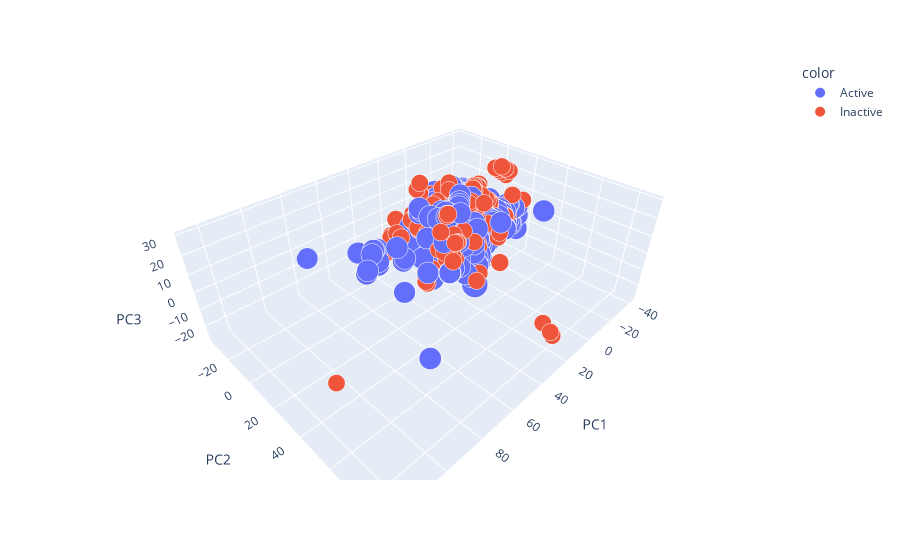

Write notebook code for a chart like this one.
### Markdown cell above
# GRAFICO EM 3D DISTRIBUIÇÃO DAS MOLECULAS E AGRUPAÇÃO ESPECIES ATIVAS E INATIVAS

### Code cell
#GRAFICO PCA
import plotly.express as px
import plotly.graph_objects as go

dados=pd.DataFrame(T)
dados.columns=["PC"+str(i+1) for i in range(dados.shape[1])]

fig=px.scatter_3d(dados,x="PC1",y="PC2",z="PC3",
                  color=df_ML_2class.iloc[:,-1],
                  size=df_ML_2class.iloc[:,-2]*3.,
                  size_max=30,
                  opacity=1,
                  hover_data= [df_ML_2class.iloc[:,0],df_ML_2class.iloc[:,-1],df_ML_2class.iloc[:,10]]
                 )
fig.show()
#grafico em 3D tendo enconta a cor como a classificação inicial das especies entre ativas e inativas para tentar escolher
#o modelo de classificação segundo a distribuição dos dados

### Figure 1 — Plotly figure (JSON) as saved in the notebook; plotly's stock layout.template omitted (floating-point values rounded to 4 significant figures; data arrays with more than 128 entries replaced by an {"elided": "..."} marker saying what was removed)
{"data": [{"customdata": {"elided": "1103x3 mixed values"}, "hovertemplate": "color=Active<br>PC1=%{x}<br>PC2=%{y}<br>PC3=%{z}<br>size=%{marker.size}<br>hover_data_0=%{customdata[0]}<br>hover_data_1=%{customdata[1]}<br>hover_data_2=%{customdata[2]}<extra></extra>", "legendgroup": "Active", "marker": {"color": "#636efa", "opacity": 1, "size": {"elided": "1103 float values"}, "sizemode": "area", "sizeref": 0.04667, "symbol": "circle"}, "mode": "markers", "name": "Active", "scene": "scene", "showlegend": true, "type": "scatter3d", "x": {"elided": "1103 float values"}, "y": {"elided": "1103 float values"}, "z": {"elided": "1103 float values"}}, {"customdata": {"elided": "1161x3 mixed values"}, "hovertemplate": "color=Inactive<br>PC1=%{x}<br>PC2=%{y}<br>PC3=%{z}<br>size=%{marker.size}<br>hover_data_0=%{customdata[0]}<br>hover_data_1=%{customdata[1]}<br>hover_data_2=%{customdata[2]}<extra></extra>", "legendgroup": "Inactive", "marker": {"color": "#EF553B", "opacity": 1, "size": {"elided": "1161 float values"}, "sizemode": "area", "sizeref": 0.04667, "symbol": "circle"}, "mode": "markers", "name": "Inactive", "scene": "scene", "showlegend": true, "type": "scatter3d", "x": {"elided": "1161 float values"}, "y": {"elided": "1161 float values"}, "z": {"elided": "1161 float values"}}], "layout": {"legend": {"itemsizing": "constant", "title": {"text": "color"}, "tracegroupgap": 0}, "margin": {"t": 60}, "scene": {"domain": {"x": [0, 1], "y": [0, 1]}, "xaxis": {"title": {"text": "PC1"}}, "yaxis": {"title": {"text": "PC2"}}, "zaxis": {"title": {"text": "PC3"}}}}}
